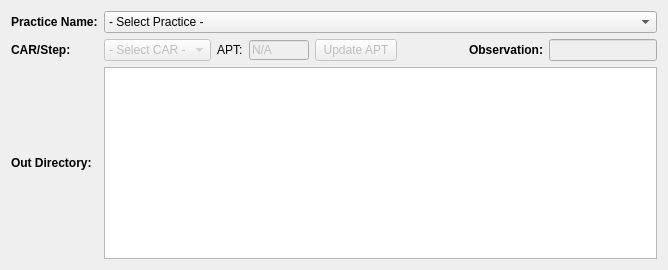
                <widget class="QWidget" name="page_commissioning">
                 <layout class="QGridLayout" name="gridLayout_11">
                  <item row="0" column="0">
                   <widget class="QLabel" name="label_practice">
                    <property name="text">
                     <string>&lt;b&gt;Practice Name:&lt;/b&gt;</string>
                    </property>
                   </widget>
                  </item>
                  <item row="5" column="1" colspan="8">
                   <widget class="QTextEdit" name="textEdit_name_preview">
                    <property name="minimumSize">
                     <size>
                      <width>0</width>
                      <height>35</height>
                     </size>
                    </property>
                    <property name="maximumSize">
                     <size>
                      <width>16777215</width>
                      <height>16777215</height>
                     </size>
                    </property>
                    <property name="styleSheet">
                     <string notr="true">QTextEdit { background-color : #ECECEC }
\</string>
                    </property>
                    <property name="readOnly">
                     <bool>true</bool>
                    </property>
                   </widget>
                  </item>
                  <item row="3" column="3" alignment="Qt::AlignLeft">
                   <widget class="QLineEdit" name="lineEdit_commid">
                    <property name="enabled">
                     <bool>false</bool>
                    </property>
                    <property name="maximumSize">
                     <size>
                      <width>60</width>
                      <height>20</height>
                     </size>
                    </property>
                    <property name="text">
                     <string>N/A</string>
                    </property>
                   </widget>
                  </item>
                  <item row="0" column="1" colspan="8">
                   <widget class="QComboBox" name="comboBox_practice">
                    <item>
                     <property name="text">
                      <string>- Select Practice -</string>
                     </property>
                    </item>
                   </widget>
                  </item>
                  <item row="3" column="5" colspan="2">
                   <spacer name="horizontalSpacer_2">
                    <property name="orientation">
                     <enum>Qt::Horizontal</enum>
                    </property>
                    <property name="sizeHint" stdset="0">
                     <size>
                      <width>60</width>
                      <height>20</height>
                     </size>
                    </property>
                   </spacer>
                  </item>
                  <item row="3" column="1">
                   <widget class="QComboBox" name="comboBox_car">
                    <property name="enabled">
                     <bool>false</bool>
                    </property>
                    <item>
                     <property name="text">
                      <string>- Select CAR -</string>
                     </property>
                    </item>
                   </widget>
                  </item>
                  <item row="3" column="2">
                   <widget class="QLabel" name="label_apt">
                    <property name="text">
                     <string>APT:</string>
                    </property>
                   </widget>
                  </item>
                  <item row="3" column="0">
                   <widget class="QLabel" name="label_car">
                    <property name="text">
                     <string>&lt;html&gt;&lt;head/&gt;&lt;body&gt;&lt;p&gt;&lt;span style=&quot; font-weight:600;&quot;&gt;CAR/Step:&lt;/span&gt;&lt;/p&gt;&lt;/body&gt;&lt;/html&gt;</string>
                    </property>
                   </widget>
                  </item>
                  <item row="3" column="8">
                   <widget class="QLineEdit" name="lineEdit_obs">
                    <property name="enabled">
                     <bool>false</bool>
                    </property>
                   </widget>
                  </item>
                  <item row="5" column="0">
                   <widget class="QLabel" name="label_commissioning_name_preview">
                    <property name="text">
                     <string>&lt;b&gt;Out Directory:&lt;/b&gt;</string>
                    </property>
                   </widget>
                  </item>
                  <item row="3" column="7">
                   <widget class="QLabel" name="label_observation">
                    <property name="text">
                     <string>&lt;html&gt;&lt;head/&gt;&lt;body&gt;&lt;p&gt;&lt;span style=&quot; font-weight:600;&quot;&gt;Observation:&lt;/span&gt;&lt;/p&gt;&lt;/body&gt;&lt;/html&gt;</string>
                    </property>
                    <property name="alignment">
                     <set>Qt::AlignRight|Qt::AlignTrailing|Qt::AlignVCenter</set>
                    </property>
                   </widget>
                  </item>
                  <item row="3" column="4">
                   <widget class="QPushButton" name="pushButton_commid">
                    <property name="enabled">
                     <bool>false</bool>
                    </property>
                    <property name="minimumSize">
                     <size>
                      <width>82</width>
                      <height>0</height>
                     </size>
                    </property>
                    <property name="maximumSize">
                     <size>
                      <width>16777215</width>
                      <height>25</height>
                     </size>
                    </property>
                    <property name="toolTip">
                     <string>Update APT number</string>
                    </property>
                    <property name="styleSheet">
                     <string notr="true">QPushButton:enabled {
    border: 1px solid #5a94f3;
    border-radius: 5px;
    background-color: qlineargradient(x1: 0, y1: 0, x2: 0, y2: 1,
                                      stop: 0 #4486f5, stop: 1 #2671f6);
    min-width: 80px;
    color: white;
}

QPushButton:pressed {
    border: 1px solid #1d60dc;
    border-radius: 5px;
    background-color: qlineargradient(x1: 0, y1: 0, x2: 0, y2: 1,
                                      stop: 0 #1d60dc, stop: 1 #1d60dc);
    min-width: 80px;
    color: white;
}</string>
                    </property>
                    <property name="text">
                     <string>Update APT</string>
                    </property>
                   </widget>
                  </item>
                 </layout>
                </widget>
